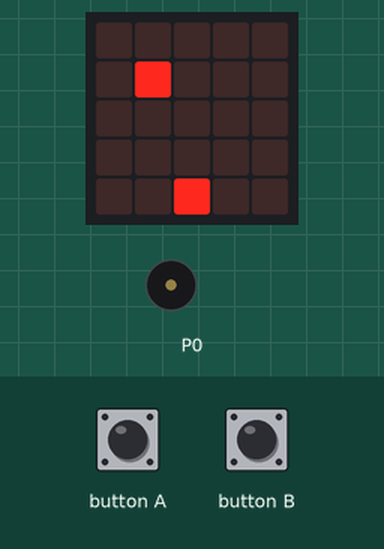
This program was run on a simulated BBC micro:bit (MakeCode). Parts: the board's 5×5 LED display, buzzer (waves = sounding). Inputs (shaded band) come from the test bench. Random numbers come from a fixed seed; the short countdown, score and lost-life animations are approximate; the run ends where the board's game-over animation would start. At 12.5 s the program stops and its outputs stay as they are.

Above: at 1.2 s.
1.3 s: button A pressed for 0.15 s
At 2.9 s:
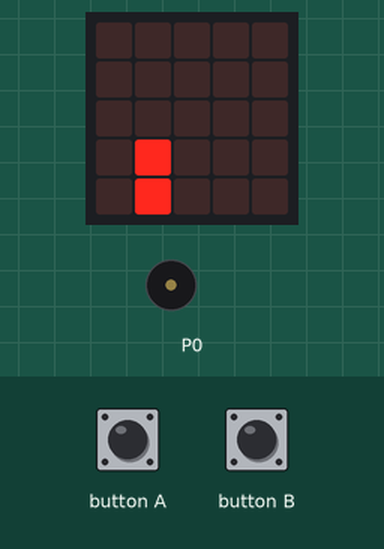
4.4 s: button B pressed for 0.15 s
At 6.1 s:
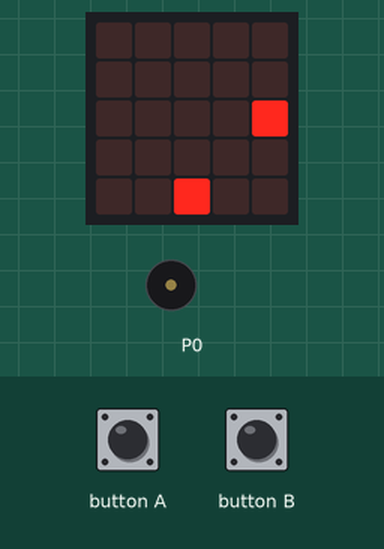
7.5 s: button A pressed for 0.15 s
At 12.8 s:
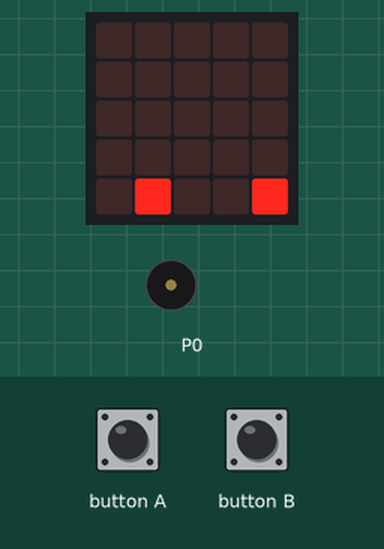
Timing chart, 0 to 14.0 s (numbered marks = the images above; inputs shaded):
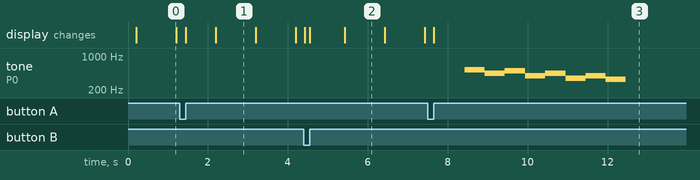

The program:

main.ts
```typescript
input.onButtonPressed(Button.A, function () {
    游戏者.move(-1)
})
input.onButtonPressed(Button.B, function () {
    游戏者.move(1)
})
let 果子: game.LedSprite = null
let 游戏者: game.LedSprite = null
游戏者 = game.createSprite(2, 4)
game.setScore(0)
basic.forever(function () {
    果子 = game.createSprite(randint(0, 4), 0)
    basic.pause(200)
    while (果子.get(LedSpriteProperty.Y) < 4) {
        果子.change(LedSpriteProperty.Y, 1)
        basic.pause(1000)
    }
    if (果子.isTouching(游戏者)) {
        game.addScore(1)
        果子.delete()
    } else {
        music.playMelody("C5 A B G A F G E ", 120)
        game.gameOver()
    }
    if (game.score() == 5) {
        果子.delete()
        music.playMelody("C5 G B A F A C5 B ", 120)
        basic.showString("youwin")
        game.gameOver()
    }
})
```

test.ts
```typescript
// 在此处测试；当此软件包作为插件使用时，将不会编译此软件包。
```

Measured:
- after the input at 7.5 s, the display: changes after 0.15 s (image 3)
- by itself, tone on P0: plays 523 Hz for 0.51 s, 440 Hz for 0.51 s, 494 Hz for 0.51 s, 392 Hz for 0.51 s, 440 Hz for 0.51 s, 349 Hz for 0.51 s … (8 notes in this stretch)
- what the display in image 0 shows lasts 1.0 s, from 0.2 s to 1.2 s
